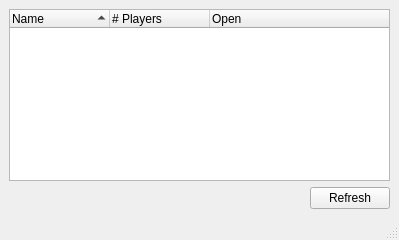
<ui version="4.0" >
 <class>gameslist</class>
 <widget class="QMainWindow" name="gameslist" >
  <property name="geometry" >
   <rect>
    <x>0</x>
    <y>0</y>
    <width>399</width>
    <height>240</height>
   </rect>
  </property>
  <property name="windowTitle" >
   <string>Games list</string>
  </property>
  <widget class="QWidget" name="centralwidget" >
   <layout class="QGridLayout" >
    <property name="margin" >
     <number>9</number>
    </property>
    <property name="spacing" >
     <number>6</number>
    </property>
    <item row="1" column="0" >
     <spacer>
      <property name="orientation" >
       <enum>Qt::Horizontal</enum>
      </property>
      <property name="sizeHint" >
       <size>
        <width>331</width>
        <height>20</height>
       </size>
      </property>
     </spacer>
    </item>
    <item row="1" column="1" >
     <widget class="QPushButton" name="refreshButton" >
      <property name="text" >
       <string>Refresh</string>
      </property>
     </widget>
    </item>
    <item row="0" column="0" colspan="2" >
     <widget class="QTreeWidget" name="treeWidget" >
      <property name="rootIsDecorated" >
       <bool>false</bool>
      </property>
      <property name="sortingEnabled" >
       <bool>true</bool>
      </property>
      <column>
       <property name="text" >
        <string>Name</string>
       </property>
      </column>
      <column>
       <property name="text" >
        <string># Players</string>
       </property>
      </column>
      <column>
       <property name="text" >
        <string>Open</string>
       </property>
      </column>
     </widget>
    </item>
   </layout>
  </widget>
  <widget class="QStatusBar" name="statusbar" />
 </widget>
 <resources/>
 <connections/>
</ui>
